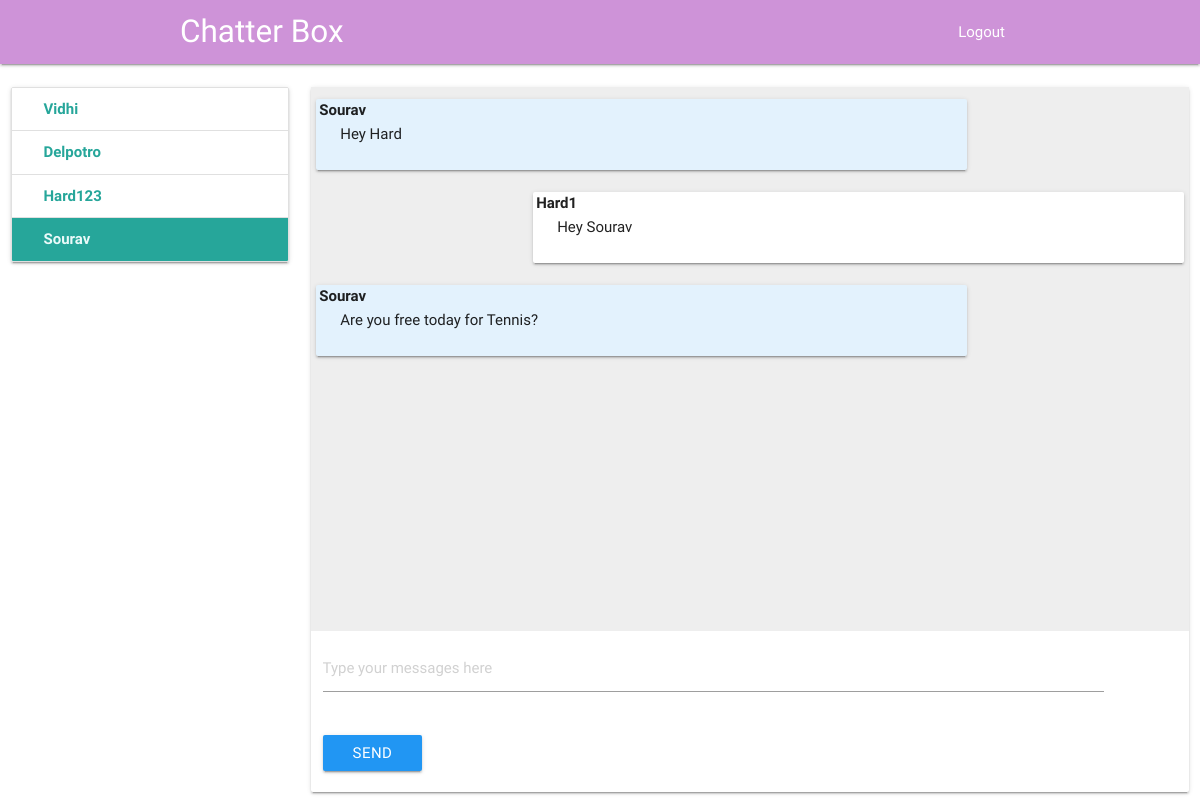
The app's page /chat/16/33/ (signed in) with its own data.
### chat/models.py (models this page shows)
class Message(models.Model):
    sender = models.ForeignKey(User, on_delete=models.CASCADE, related_name='sender')
    receiver = models.ForeignKey(User, on_delete=models.CASCADE, related_name='receiver')
    message = models.CharField(max_length=1200)
    timestamp = models.DateTimeField(auto_now_add=True)
    is_read = models.BooleanField(default=False)
    def __str__(self):
        return self.message
    class Meta:
        ordering = ('timestamp',)

### chat/views.py (the view)
# urls.py: path('chat/<int:sender>/<int:receiver>/', views.message_view, name='chat'),
def message_view(request, sender, receiver):
    if not request.user.is_authenticated:
        return redirect('index')
    if request.method == "GET":
        return render(request, "chat/messages.html",
                      {'users': User.objects.exclude(username=request.user.username),
                       'receiver': User.objects.get(id=receiver),
                       'messages': Message.objects.filter(sender_id=sender, receiver_id=receiver) |
                                   Message.objects.filter(sender_id=receiver, receiver_id=sender)})

### templates/chat/messages.html (shortened to what this page needs)
{% extends 'chat/chat.html' %}
{% block messages %}
    {% for message in messages %}
    {% if message.sender == request.user %}
<div class="card-panel right" style="width: 75%; position: relative">
    <div style="position: absolute; top: 0; left:3px; font-weight: bolder" class="title">{{ request.user.username }}</div>
    {{ message }}
</div>
    {% else %}
<div class="card-panel left blue lighten-5" style="width: 75%; position: relative">
    <div style="position: absolute; top: 0; left:3px; font-weight: bolder" class="title">{{ message.sender }}</div>
    {{ message }}
</div>
    {% endif %}
    {% endfor %}
{% endblock %}

### templates/chat/chat.html (shortened to what this page needs)
{% extends 'chat/index.html' %}
{% block body %}
<nav class="purple lighten-3">
    <div class="nav-wrapper container">
      <a href="#" class="brand-logo">Chatter Box</a>
      <ul id="nav-mobile" class="right hide-on-med-and-down">
          <li><a href="{% url 'logout' %}">Logout</a></li>
      </ul>
    </div>
</nav>
    <div class="section" style="height: 80vh">
    <div class="row">
        <div class="col s3">
        <div class="card">
            <div class="collection">
                {% for user in users %}
                <a href="{% url 'chat' request.user.id user.id %}" id="user{{ user.id }}" class="collection-item row">
                    <div class="col s8">
                    <span class="title" style="font-weight: bolder">{{ user.username }}</span>
                    </div>
                </a>
                {% endfor %}
            </div>
        </div>
        </div>
        <div class="col s9">
            <div class="card">
            <div id="board" class="section grey lighten-3" style="height: 68vh; padding: 5px; overflow-y: scroll">
                {% block messages %}
                {% endblock %}
            </div>
            <form id="chat-box" class="form-group {% block hide %}hide{% endblock %}" method="post">
                <div class="row">
                    <div class="col s11">
                        <div class="input-field">
                            <input id="id_message" name="message" type="text" placeholder="Type your messages here">
                        </div>
                    </div>
                    <div class="col s2" style="line-height: 80px">
                        <button class="btn blue waves-effect waves-light pull-s12">Send</button>
                    </div>
                </div>
            </form>
            </div>
        </div>
    </div>
    </div>
    {% load static %}
{% endblock %}

### records on screen
Message: sender "Sourav", message "Hey Hard"
Message: message "Hey Sourav"
Message: sender "Sourav", message "Are you free today for Tennis?"

### other values on screen
{{ user.username }} "Vidhi"
{{ user.username }} "Delpotro"
{{ user.username }} "Hard123"
{{ user.username }} "Sourav"
{{ request.user.username }} "Hard1"
